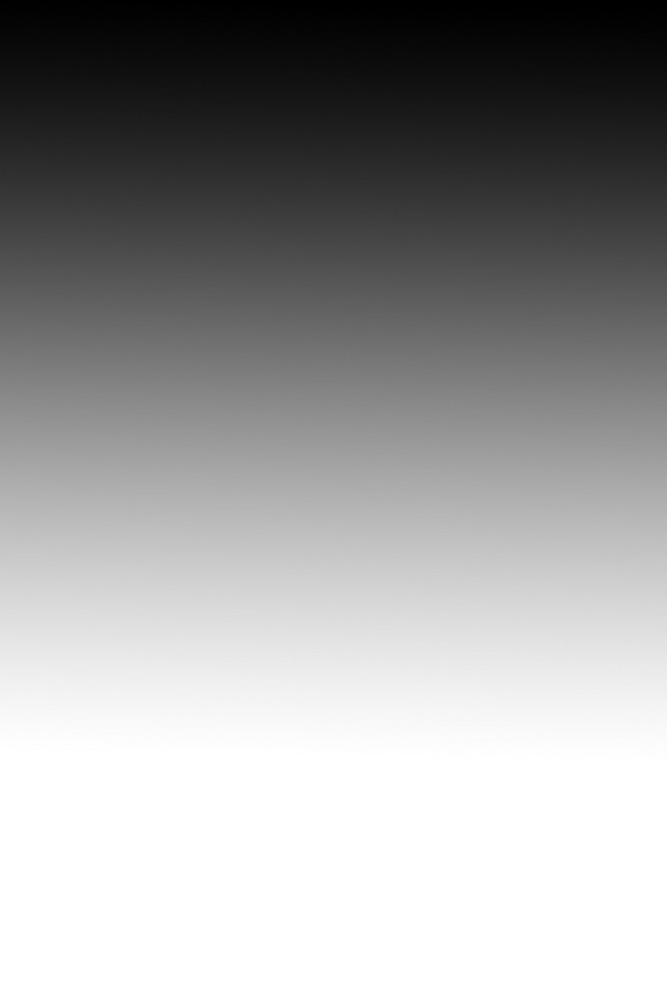
#> input picture OpenCV/gradient.jpeg, 667 x 1000 px, shrunk from 1728 x 2592 before the run
$ python 2-colorThresholding2.py
#> lines starting #> are read from the running program, lines starting #| are printed output that depends on the picture; after the words box and inside, x2 and y2 are one past the last pixel; in counts of white or black regions, pixels touching at a corner belong together
"""
Types of Thresholding:
general function - cv2.threshold(img, threshold min, threshold max, flag)

Name             -       FLAG
Thresh Binary - cv2.THRESH_BINARY
Thresh Inverse - cv2.THRESH_BINARY_INV
Thresh Truncated - cv2.THRESH_TRUNC
Thresh toZero - cv2.THRESH_TOZERO
Thresh to Zero Inverse - cv2.THRESH_TOZERO_INV
"""

# Imports
import cv2
import numpy as np
from matplotlib import pyplot as plt

# Loading Gradient Image
img = cv2.imread("../gradient.jpeg", 0) # <-- the 0 flag puts a greyscale read. Anything x<0 returns image as is. Anything x>0 returns 3 channel.
#> img is the input picture: shape (1000, 667); min 0, max 255, mean 157.9

# Thresholding the image
ret, thresh_binary = cv2.threshold(img, 127, 255, cv2.THRESH_BINARY) # <-- runs the thresholding on a greyscale image.
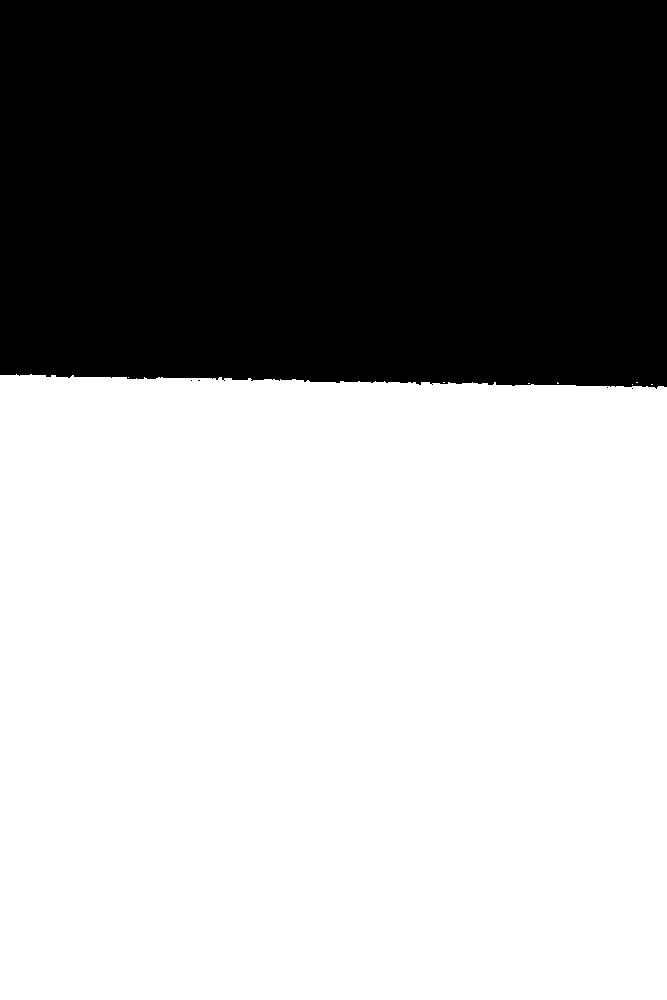
#> thresh_binary: shape (1000, 667); 61.9% white; 5 black regions (4 under 20 px), largest, box (x1, y1, x2, y2) and area: (0, 0, 667, 389) 254227
                                                                     # <-- anything that is over halfway (127) is "true"
ret, thresh_binary_inv = cv2.threshold(img, 127, 255, cv2.THRESH_BINARY_INV) # <-- same result as above but all "true"s are
                                                                          # <-- inverted and same for all "false"s
ret, thresh_binary_truncated = cv2.threshold(img, 127, 255, cv2.THRESH_TRUNC) # <-- does thresh_binary but all originally
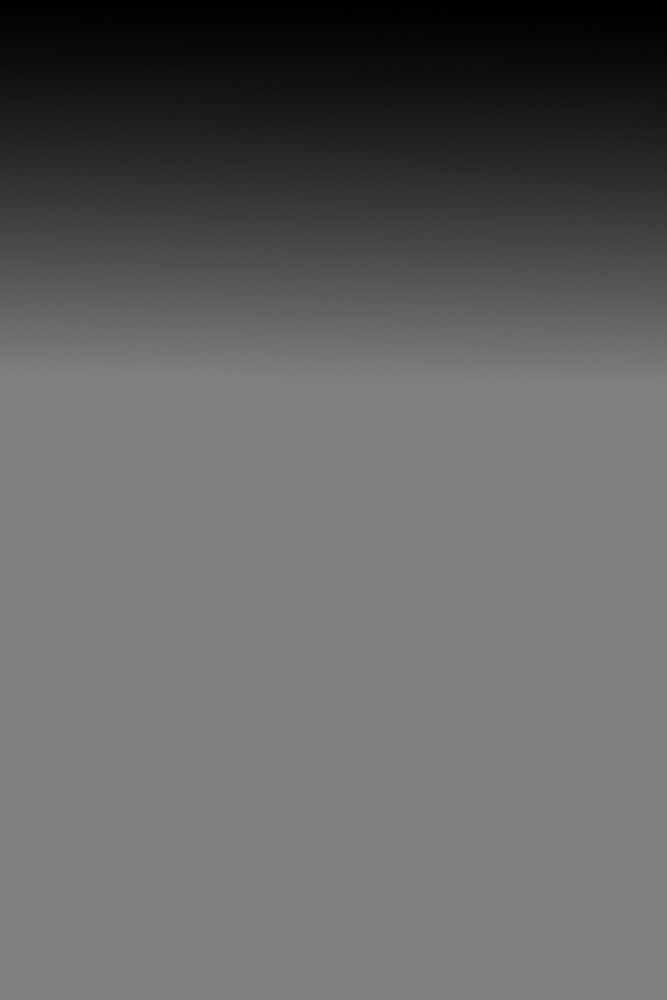
#> thresh_binary_truncated: shape (1000, 667); min 0, max 127, mean 99.7
                                                                           # <-- "true" values are just the same color as the original
ret, thresh_toZero = cv2.threshold(img, 127, 255, cv2.THRESH_TOZERO) # does thresh_binary but all originally "false"
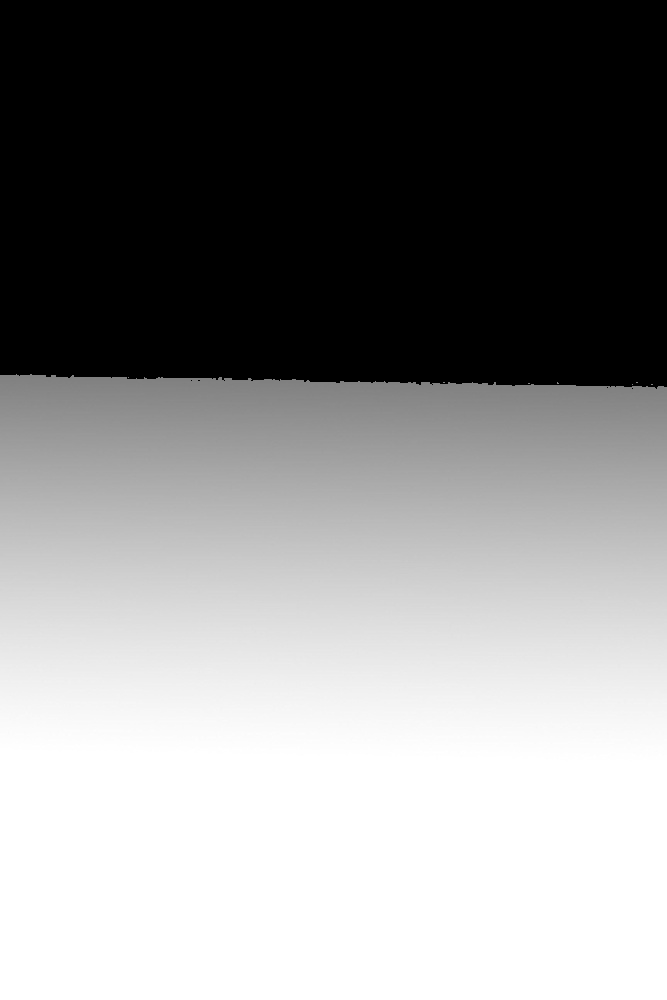
#> thresh_toZero: shape (1000, 667); min 0, max 255, mean 136.9
                                                                  # are their original color
ret, thresh_toZero_inv = cv2.threshold(img, 127, 255, cv2.THRESH_TOZERO_INV) # does thresh_vinary but all true values
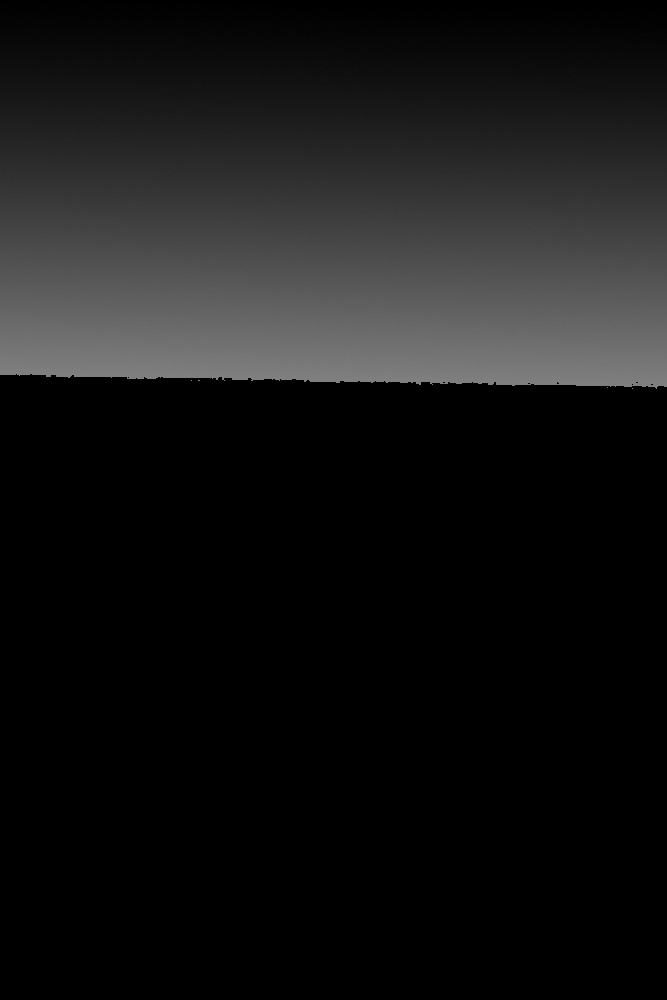
#> thresh_toZero_inv: shape (1000, 667); min 0, max 127, mean 21.1
                                                                          # keep their original value and all originally
                                                                          # "false" values are inverted to "true"

titles = ['Original Image','BINARY','BINARY_INV','TRUNC','TOZERO','TOZERO_INV']
images = [img, thresh_binary, thresh_binary_inv, thresh_binary_truncated, thresh_toZero, thresh_toZero_inv]

for i in range(6):
    plt.subplot(2,3,i+1),plt.imshow(images[i],'gray')
    plt.title(titles[i])
    plt.xticks([]),plt.yticks([])

plt.show()

$ run again, with OpenCV/card.jpeg copied over OpenCV/gradient.jpeg
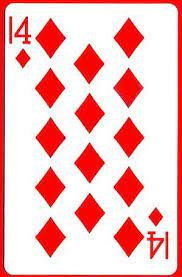
#> input picture OpenCV/card.jpeg, 182 x 277 px
#> `ret, thresh_binary = cv2.threshold(img, 127, 255, cv2.THRESH_BINARY)`:
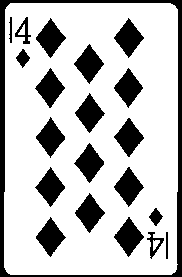
#> thresh_binary: shape (277, 182); 75.3% white; 21 black regions, largest, box (x1, y1, x2, y2) and area: (0, 0, 182, 277) 3425, (74, 143, 104, 183) 601, (114, 167, 144, 207) 601
#> `ret, thresh_toZero_inv = cv2.threshold(img, 127, 255, cv2.THRESH_TOZER..`:
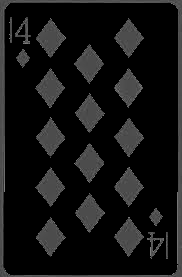
#> thresh_toZero_inv: shape (277, 182); min 0, max 127, mean 19.7
